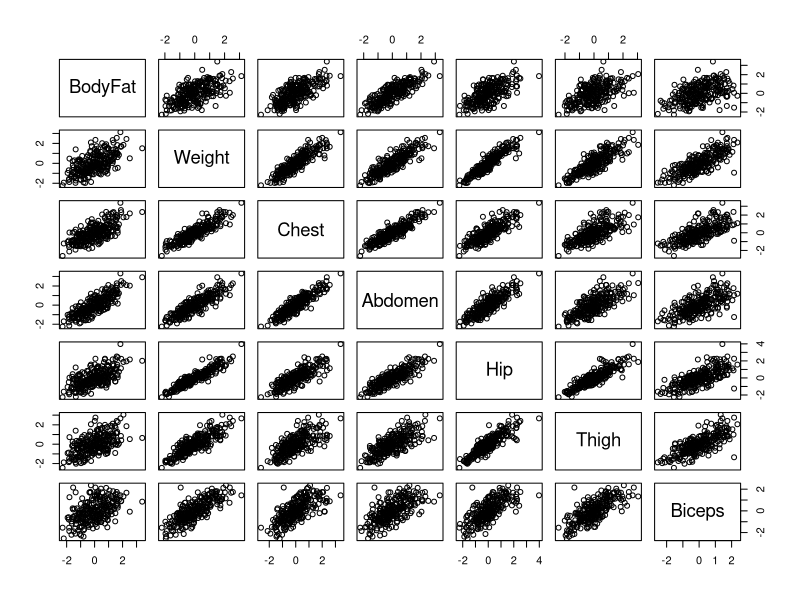
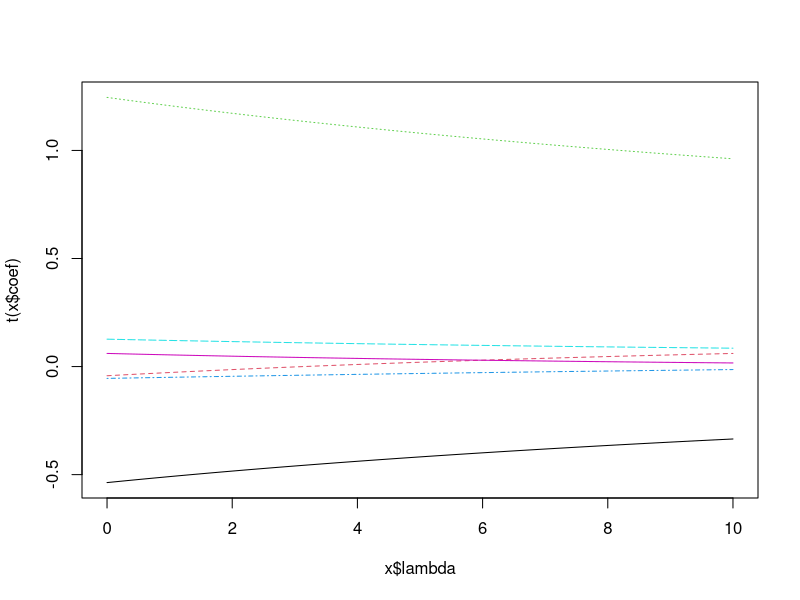
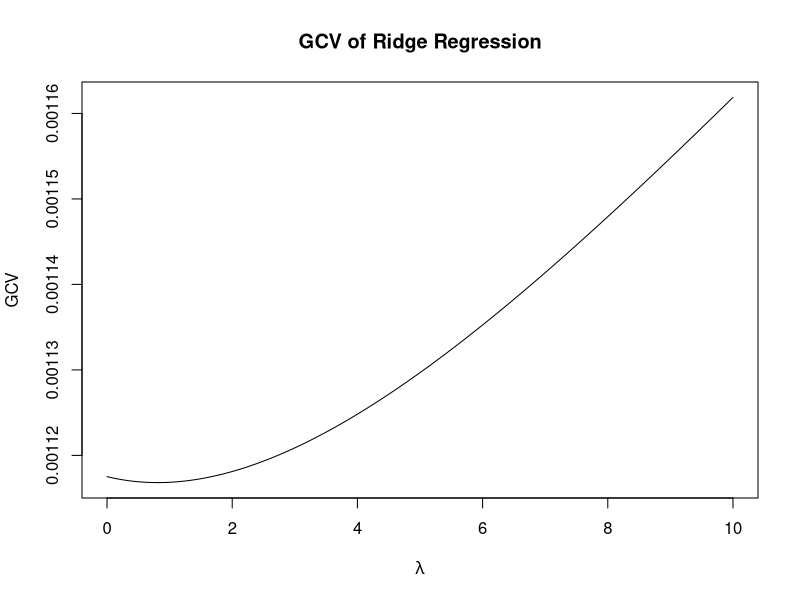

The R script that drew these images, in order:
#-----------------------------#
#--- Ridge Regression in R ---#
#-----------------------------#


# Let's create a data set with large multicollinearity
x1 <- rnorm(20)
x2 <- rnorm(20, mean=x1, sd=0.01)
cor(x1,x2)
y <- rnorm(20, mean=3+x1+x2, sd = 0.2)

# Try OLS
lm(y~x1+x2)$coef

#Now try Ridge Regression
library(MASS)
lm_seq = seq(0,1,.001)
fit = lm.ridge(y~x1+x2,lambda=lm_seq)
select(fit)

lm.ridge(y~x1+x2,lambda=0.1)

# Let's try it on a real data set
bodyfat1 <- read.csv('bodyfat-reduced.csv')

#standardize our data before doing a ridge regression
bodyfat = data.frame(scale(bodyfat1))
plot(bodyfat)

#calculate the correlation matrix
myCorr = cor(bodyfat)
myCorr

# Condition Number: Ratio of max to min Eigen values of the correlation matrix
max(eigen(cor(bodyfat))$values)/min(eigen(cor(bodyfat))$values)
kappa(cor(bodyfat), exact = TRUE)


model = lm(BodyFat~., data = bodyfat)
summary(model)

# variance inflation factors (Are any > 5 or 10?)
library(car)
vif(model) 
mean(vif(model))  #Is the mean VIF much bigger than 1?



# Now try a ridge regression
library(MASS)

lm_seq = seq(0,10,0.01)
fit = lm.ridge(BodyFat ~ ., data = bodyfat, lambda = lm_seq)
# plot the trace of each coefficient over a range of ridge coefficients (lambda)
plot(fit)
# Find the value of lambda that is "best
select(fit)

# GCV = generalized crosss validation
plot(lm_seq, fit$GCV, main="GCV of Ridge Regression", type="l", xlab=expression(lambda), ylab="GCV")

lm.ridge(BodyFat ~ ., data = bodyfat, lambda = 0.8)
lm.ridge(BodyFat ~ ., data = bodyfat, lambda = 0.)
